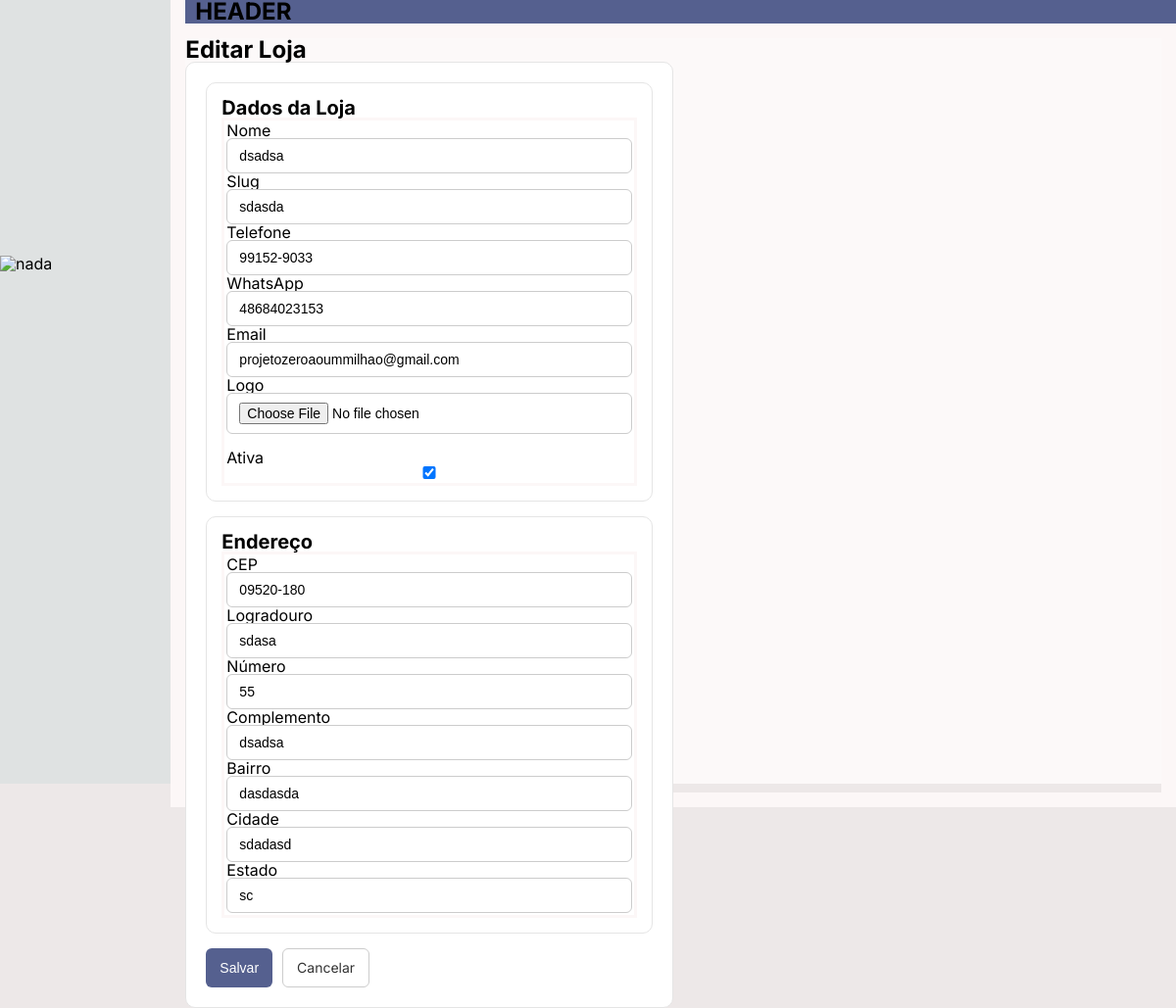
Screenshot of /lojas/1/editar/ with the database file from the repository.
### Lojas/models.py (models this page shows, shortened)
class Loja(models.Model):
    nome = models.CharField(
        max_length=150,
        verbose_name="Nome"
    )
    slug = models.SlugField(
        unique=True,
        verbose_name="Slug"
    )
    logo = models.ImageField(
        upload_to="lojas/logos/",
        blank=True,
        null=True,
        verbose_name="Logo"
    )
    telefone = models.CharField(
        max_length=20,
        blank=True
    )
    whatsapp = models.CharField(
        max_length=20,
        blank=True
    )
    email = models.EmailField(
        blank=True
    )
    endereco = models.OneToOneField(
        Endereco,
        on_delete=models.CASCADE,
        related_name="loja",null=True
    )
    ativa = models.BooleanField(
        default=True
    )
    criado_em = models.DateTimeField(
        auto_now_add=True
    )
    atualizado_em = models.DateTimeField(
        auto_now=True
    )
    class Meta:
        ordering = ["nome"]
        verbose_name = "Loja"
        verbose_name_plural = "Lojas"

class Endereco(models.Model):
    cep = models.CharField(max_length=9)
    logradouro = models.CharField(max_length=150)
    numero = models.CharField(max_length=20)
    complemento = models.CharField(
        max_length=100,
        blank=True
    )
    bairro = models.CharField(max_length=100)
    cidade = models.CharField(max_length=100)
    estado = models.CharField(max_length=2)
    class Meta:
        verbose_name = "Endereço"
        verbose_name_plural = "Endereços"

### Lojas/views/Lojas/index.py (the view)
# urls.py: path("<int:pk>/editar/", views.editar_loja, name="editar"),
def editar_loja(request, pk):
    loja = get_object_or_404(Loja, pk=pk)
    if request.method == "POST":
        form = LojaForm(request.POST, request.FILES, instance=loja)
        endereco_form = EnderecoForm(
            request.POST,
            instance=loja.endereco
        )
        if form.is_valid() and endereco_form.is_valid():
            endereco_form.save()
            form.save()
            return redirect("lojas:lista")
    else:
        form = LojaForm(instance=loja)
        endereco_form = EnderecoForm(instance=loja.endereco)
    context = {
        "form": form,
        "endereco_form": endereco_form,
        "object": loja,   # mantém compatibilidade com seu template
    }
    return render(request, "lojas/new_shop.html", context)

### Lojas/forms.py (shortened to what this page needs)
class LojaForm(forms.ModelForm):
    class Meta:
        model = Loja
        fields = [
            "nome",
            "slug",
            "logo",
            "telefone",
            "whatsapp",
            "email",
            "ativa",
        ]
        widgets = {
            "nome": forms.TextInput(attrs={
                "class": "form-control",
                "placeholder": "Nome da loja"
            }),
            "slug": forms.TextInput(attrs={
                "class": "form-control",
                "placeholder": "url-da-loja"
            }),
            "telefone": forms.TextInput(attrs={
                "class": "form-control"
            }),
            "whatsapp": forms.TextInput(attrs={
                "class": "form-control"
            }),
            "email": forms.EmailInput(attrs={
                "class": "form-control"
            }),
            "ativa": forms.CheckboxInput(),
        }

class EnderecoForm(forms.ModelForm):
    class Meta:
        model = Endereco
        fields = [
            "cep",
            "logradouro",
            "numero",
            "complemento",
            "bairro",
            "cidade",
            "estado",
        ]
        widgets = {
            "cep": forms.TextInput(attrs={"class": "form-control"}),
            "logradouro": forms.TextInput(attrs={"class": "form-control"}),
            "numero": forms.TextInput(attrs={"class": "form-control"}),
            "complemento": forms.TextInput(attrs={"class": "form-control"}),
            "bairro": forms.TextInput(attrs={"class": "form-control"}),
            "cidade": forms.TextInput(attrs={"class": "form-control"}),
            "estado": forms.TextInput(attrs={"class": "form-control"}),
        }

### Interface/context_processors.py (called while the page is built, shortened)
def menu_items(request):
    user = request.user
    menus = MenuItem.objects.prefetch_related('subitens')
    if not user.is_authenticated:
        for menu in menus:
            menu.subitens_permitidos = []
        return {'menus': menus}

def nav_top(request):
    return {'nav': NavTop.objects.all()}

### Lojas/templates/Lojas/new_shop.html (shortened to what this page needs)
{% extends "templates/base.html" %}
{% load static %}
{% block content %}
<div class="container mt-4">
    <h2>
        {% if object %}
            Editar Loja
        {% else %}
            Nova Loja
        {% endif %}
    </h2>
    <form method="POST" enctype="multipart/form-data">
        <div class="card mt-3">
            <div class="card-header">
                <strong>Dados da Loja</strong>
            </div>
            <div class="card-body">
                <div class="row">
                    <div class="col-md-6">
                        <label>Nome</label>
                        {{ form.nome }}
                    </div>
                    <div class="col-md-6">
                        <label>Slug</label>
                        {{ form.slug }}
                    </div>
                    <div class="col-md-6 mt-2">
                        <label>Telefone</label>
                        {{ form.telefone }}
                    </div>
                    <div class="col-md-6 mt-2">
                        <label>WhatsApp</label>
                        {{ form.whatsapp }}
                    </div>
                    <div class="col-md-6 mt-2">
                        <label>Email</label>
                        {{ form.email }}
                    </div>
                    <div class="col-md-6 mt-2">
                        <label>Logo</label>
                        {{ form.logo }}
                    </div>
                    <br>
                    <div class="col-md-12 mt-3">
                        <label>
                            Ativa
                            {{ form.ativa }}
                        </label>
                    </div>
                </div>
            </div>
        </div>
        <div class="card mt-4">
            <div class="card-header">
                <strong>Endereço</strong>
            </div>
            <div class="card-body">
                <div class="row">
                    <div class="col-md-4">
                        <label>CEP</label>
                        {{ endereco_form.cep }}
                    </div>
                    <div class="col-md-8">
                        <label>Logradouro</label>
                        {{ endereco_form.logradouro }}
                    </div>
                    <div class="col-md-3 mt-2">
                        <label>Número</label>
                        {{ endereco_form.numero }}
                    </div>
                    <div class="col-md-9 mt-2">
                        <label>Complemento</label>
                        {{ endereco_form.complemento }}
                    </div>
                    <div class="col-md-4 mt-2">
                        <label>Bairro</label>
                        {{ endereco_form.bairro }}
                    </div>
                    <div class="col-md-4 mt-2">
                        <label>Cidade</label>
                        {{ endereco_form.cidade }}
                    </div>
                    <div class="col-md-4 mt-2">
                        <label>Estado</label>
                        {{ endereco_form.estado }}
                    </div>
                </div>
            </div>
        </div>
        <div class="flex-buttons">
            <button type="submit" class="btn btn-success">
                Salvar
            </button>
            <a href="{% url 'lojas:lista' %}" class="btn btn-secondary btn-cancel">
                Cancelar
            </a>
        </div>
    </form>
</div>
{% endblock %}

### global/static/css/style.css (style rules this page uses)
* { margin: 0; padding: 0; box-sizing: border-box; }
body { line-height: 1; font-family: 'Inter', sans-serif; background: hsl(0, 12%, 92%); color: #000; }
a { color: #55608f; text-decoration: none; }
form { background: #fff; padding: 20px; border-radius: 10px; border: 1px solid #e5e5e5; }
input, select, textarea { width: 100%; padding: 9px 12px; font-size: 14px; border: 1px solid #ccc; border-radius: 6px; background: #fff; outline: none; transition: 0.2s; }
.btn-cancel { display: inline-flex; align-items: center; justify-content: center; margin-left: 10px; }
button, .btn { height: 40px; padding: 0 14px; font-size: 14px; border-radius: 6px; border: 1px solid #ccc; background: #fff; color: #333; cursor: pointer; transition: 0.2s; }
.btn-save, button[type="submit"] { background: #55608f; color: #fff; border: none; }
.card { background: #fff; border-radius: 10px; padding: 15px; border: 1px solid #e5e5e5; margin-bottom: 15px; }
.flex-buttons { display: flex; }
.card-header { font-size: 20px; }
.card-body { border: 3px solid #fcf7f7; padding: 2px; }

### rows the page displays
Loja: nome "dsadsa", slug "sdasda", telefone "99152-9033", whatsapp "48684023153", email "projetozeroaoummilhao@gmail.com", ativa "☑"
Endereco: cep "09520-180", logradouro "sdasa", numero "55", complemento "dsadsa", bairro "dasdasda", cidade "sdadasd", estado "sc"
